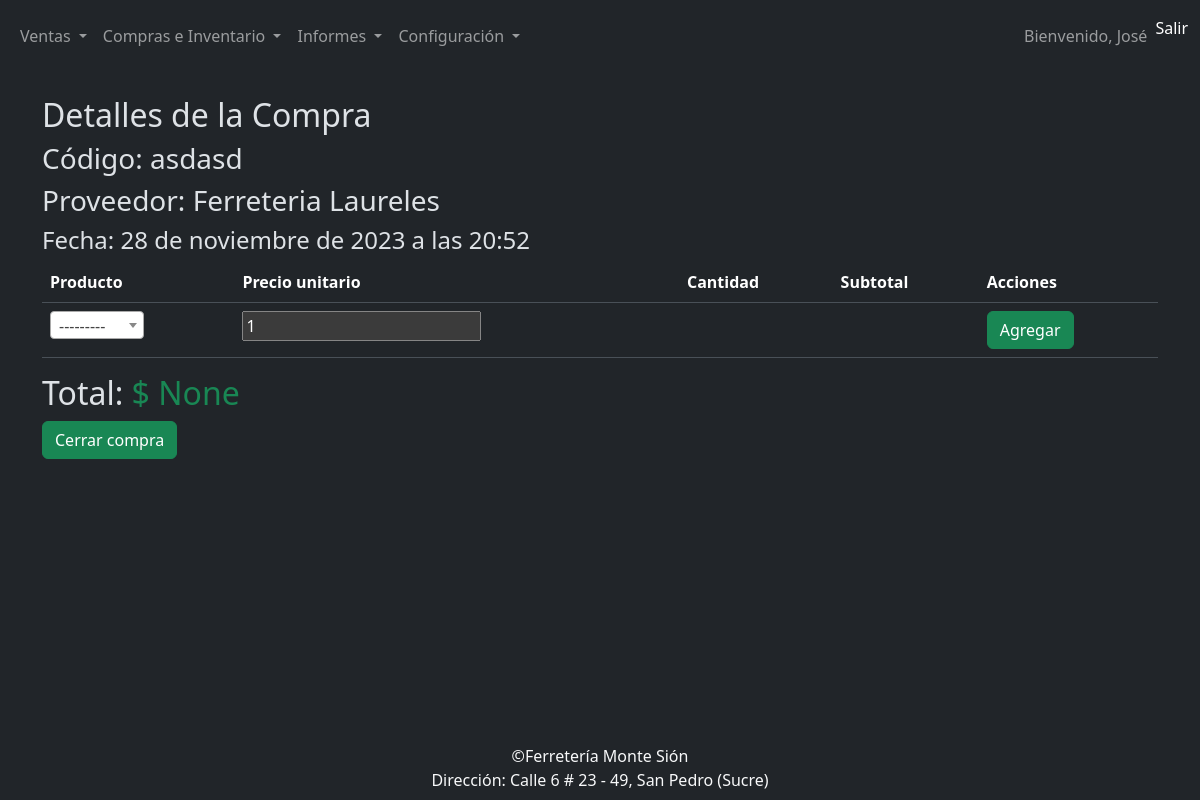
The app's page /compras/detalle/4/ with its own data.
### compras/models.py (models this page shows)
class Compra(models.Model):
    codigo=models.CharField(max_length=15, verbose_name="Código de Factura")
    fecha= models.DateTimeField( auto_now=True)
    descuento= models.PositiveIntegerField(verbose_name="Descuento", default=0)
    class Estado(models.TextChoices):
        ABIERTA='1',_("Abierta")
        ANULADA='2',_("Anulada")
        CERRADA='0',_("Cerrada")
    estado=models.CharField(max_length=1,choices=Estado.choices,default=Estado.ABIERTA,verbose_name="Estado")
    observaciones= models.TextField(verbose_name="Observaciones", blank=True, null=True)
    proveedor=models.ForeignKey(Proveedor, verbose_name="Proveedor", on_delete=models.CASCADE)

class Proveedor(models.Model):
    nombre_proveedor= models.CharField(max_length=45,verbose_name="Nombre proveedor")
    class TipoDocumento(models.TextChoices):
        CEDULA='CC',_("Cédula")
        NIT='NI',_("Nit")
    tipo_documento= models.CharField(max_length=2,choices=TipoDocumento.choices,verbose_name="Tipo documento")
    documento= models.PositiveIntegerField(verbose_name="Número documento", unique=True)
    ciudad= models.CharField(max_length=45,verbose_name="Ciudad")
    direccion= models.CharField(max_length=45,verbose_name="Dirección")
    telefono= models.PositiveIntegerField(verbose_name="Teléfono")
    nombre_contacto= models.CharField(max_length=45,verbose_name="Nombre contacto")
    telefono_contacto= models.PositiveIntegerField(verbose_name="Teléfono contacto")
    estado= models.BooleanField(default=True)
    def __str__(self):
        return self.nombre_proveedor
    class Meta:
        verbose_name_plural="Proveedores"

### compras/views.py (the view)
# urls.py: path('detalle/<int:compra_id>/', compra_detalle, name='compra_detalle'),
def compra_detalle(request,compra_id):
    titulo="Compra"
    accion="Abrir"
    compra = get_object_or_404(Compra, id=compra_id)
    compras=CompraDetalle.objects.filter(compra=compra_id).annotate(
        subtotal=ExpressionWrapper(F('producto__precio_unitario_compra') * F('cantidad'), output_field= fields.DecimalField())
    )
    total= compras.aggregate(Sum('subtotal'))['subtotal__sum']
    if request.method=="POST":
        form= CompraDetalleForm(request.POST)
        if form.is_valid():
            producto_id= form.cleaned_data['producto'].id
            cantidad_nueva= form.cleaned_data['cantidad']
            detalle_existente= CompraDetalle.objects.filter(compra=compra, producto=producto_id).first()
            if detalle_existente:
                detalle_existente.cantidad= F('cantidad')+cantidad_nueva
                detalle_existente.save()
            else:
                compra_detalle = form.save(commit=False)
                compra_detalle.compra = compra
                compra_detalle.save()
            messages.success(request, '¡Se ha agregado el producto!')
            return redirect('compra_detalle', compra_id=compra.id)
        else:
            messages.error(request, f'¡Error al agregar producto')
    else:
        form=CompraDetalleForm()
    context={
    "titulo":titulo,
    "compras":compras,
    "compra":compra,
    'form':form,
    'accion':accion,
    'total': total,
    }
    return render (request,"compras/compra/compra-detalle.html", context )

### compras/forms.py
class CompraDetalleForm(ModelForm):
    class Meta:
        model= CompraDetalle
        fields= ["producto","cantidad"]
    def __init__(self, *args, **kwargs):
            super(CompraDetalleForm, self).__init__(*args, **kwargs)
            self.fields['producto'].widget.attrs['class'] = 'select w-50'

### compras/models.py (called while the page is built)
    def __str__(self):
        return f"{self.id} {self.nombre_producto}"

### base/templates/compras/compra/compra-detalle.html (shortened to what this page needs)
{% extends 'partials/body.html' %}
{% load crispy_forms_tags %}
{% load humanize %}
{% block contenido %}
  <div class="container mt-4">
    <h2>Detalles de la Compra</h2>
    <h3>Código: {{ compra.codigo }}</h3>
    <h3>Proveedor: {{ compra.proveedor }}</h3>
    <h4>Fecha: {{ compra.fecha }}</h4>
    <table class="table">
      <thead>
        <tr>
          <th>Producto</th>
          <th>Precio unitario</th>
          <th>Cantidad</th>
          <th>Subtotal</th>
          <th>Acciones</th>
        </tr>
      </thead>
      <tbody>
        <tr>
          <form method="POST">
            <td>{{ form.producto }}</td>
            <td>{{ form.cantidad }}</td>
            <td></td>
            <td></td>
            <td>
              <input class="btn btn-success" type="submit" value="Agregar" />
            </td>
          </form>
        </tr>
      </tbody>
    </table>
    <p class="h2">Total: <span class="text-success">$ {{total|intcomma}}</span></p>
    <a href="{% url 'compra_cerrar' compra.id%}" class="h3 btn btn-success">Cerrar compra</a>
  </div>
{% endblock %}

### records on screen
Compra: codigo "asdasd", proveedor "Ferreteria Laureles", fecha "28 de noviembre de 2023 a las 20:52"

### other values on screen
{{ total|intcomma }} "None"
